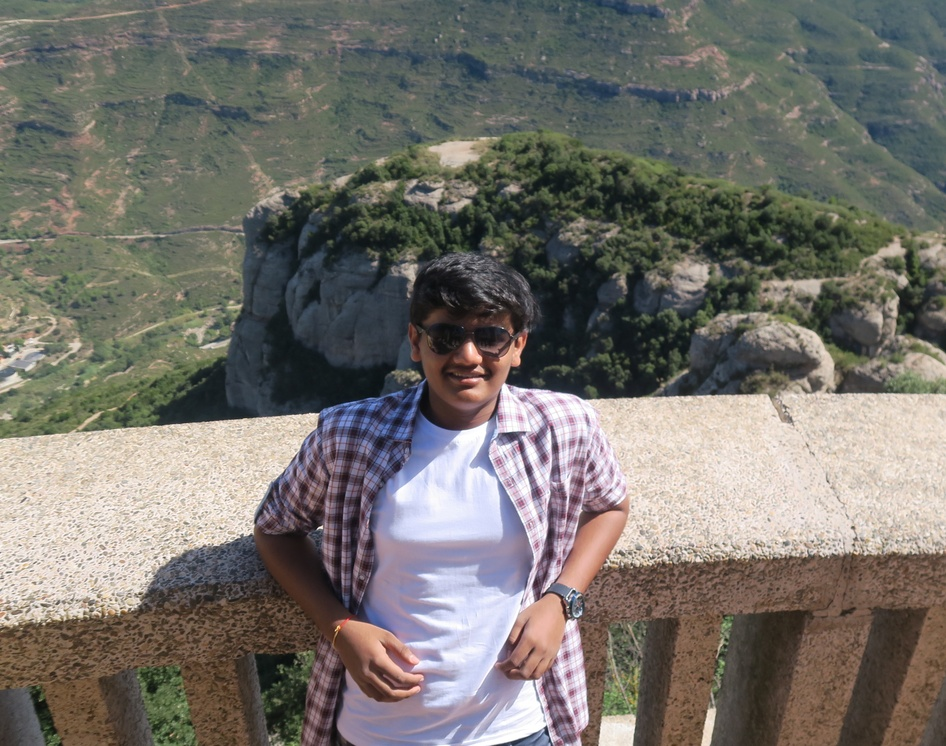
#> input picture Resources/Aayush.JPG, 946 x 746 px, shrunk from 3614 x 2852 before the run
$ python chapter1.py
#> lines starting #> are read from the running program, lines starting #| are printed output that depends on the picture; after the words box and inside, x2 and y2 are one past the last pixel; in counts of white or black regions, pixels touching at a corner belong together
# references https://youtu.be/WQeoO7MI0Bs

import cv2
print('package imported')
import numpy as np

img = cv2.imread('Resources/Aayush.JPG')
#> img is the input picture: shape (746, 946, 3); mean B, G, R 108.1, 113.9, 117.2
kernal = np.ones( (5,5), np.uint8)

imgGrey = cv2.cvtColor(img,cv2.COLOR_BGR2GRAY)
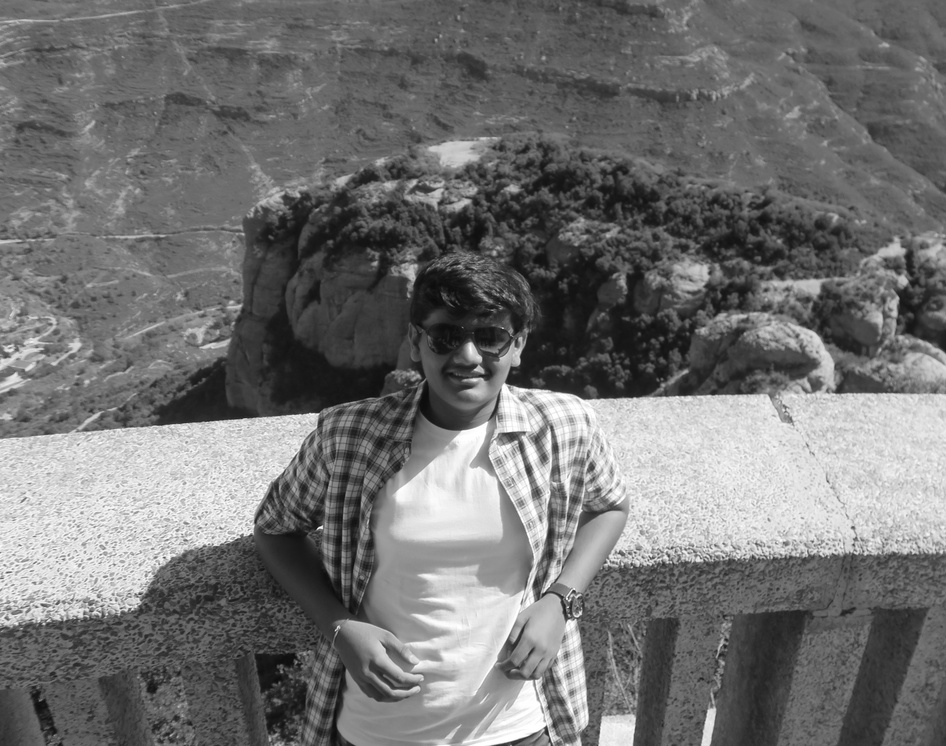
#> imgGrey: shape (746, 946); min 10, max 255, mean 114.2
imgBlur = cv2.GaussianBlur(imgGrey, (7,7) , 0)
imgCanny = cv2.Canny(img, 150, 200)
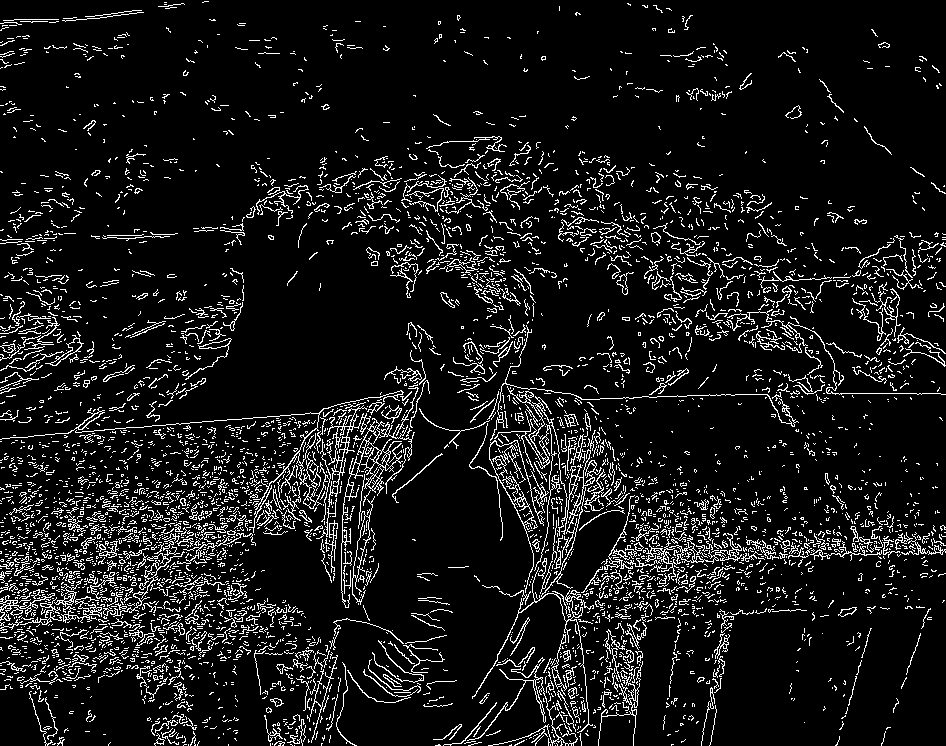
#> imgCanny: shape (746, 946); 9.1% white in thin lines or dots
imgDialation = cv2.dilate(imgCanny, kernal, iterations=1)
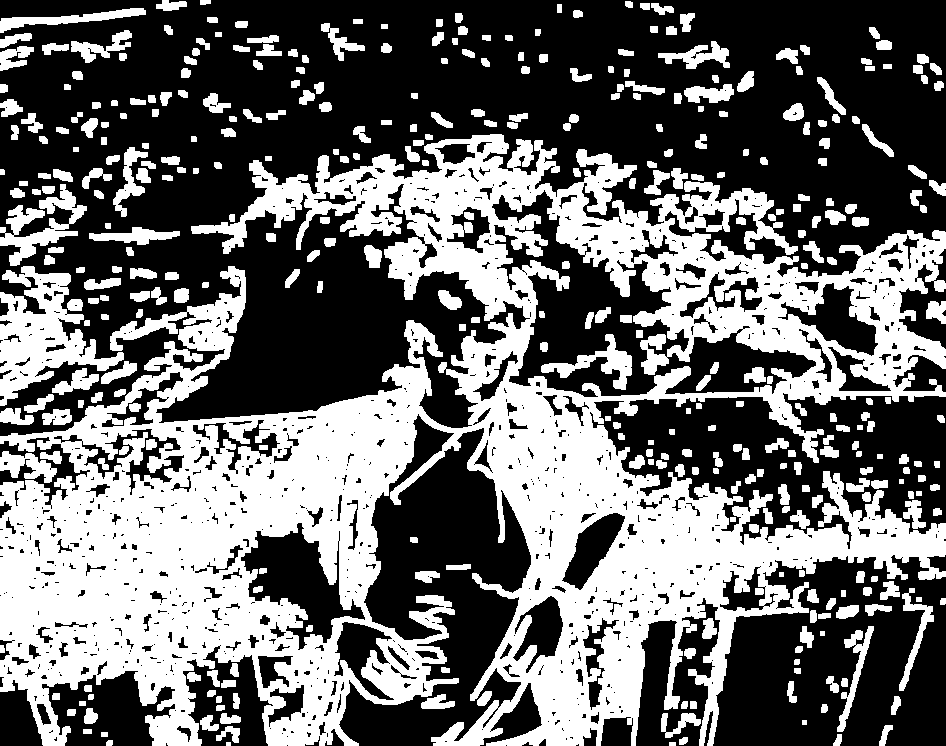
#> imgDialation: shape (746, 946); 41.6% white; 382 white regions, largest, box (x1, y1, x2, y2) and area: (0, 134, 946, 746) 237671, (0, 266, 124, 406) 7328, (0, 184, 87, 266) 2533
imgEroded = cv2.erode(imgDialation, kernal, iterations=1)
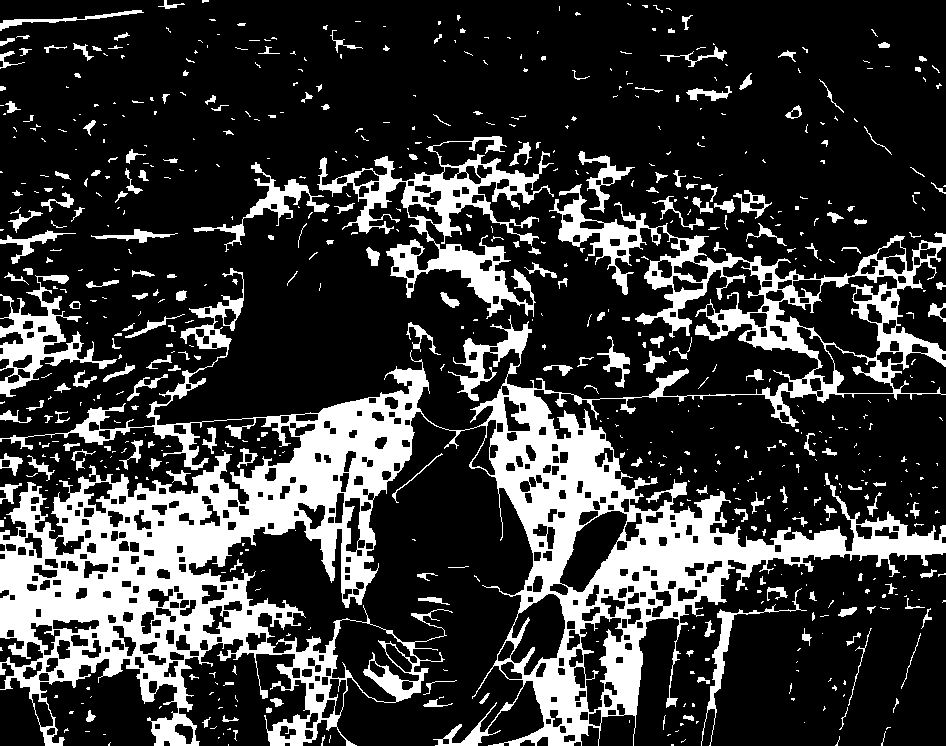
#> imgEroded: shape (746, 946); 22.2% white; 680 white regions (454 under 20 px), largest, box (x1, y1, x2, y2) and area: (0, 184, 946, 746) 119497, (317, 136, 554, 319) 10444, (0, 275, 117, 397) 3752

cv2.imshow('Grey Image',imgGrey)
cv2.imshow('Blur Image',imgBlur)
cv2.imshow('Canny Image',imgCanny)
cv2.imshow('Dialation Image',imgDialation)
cv2.imshow('Errosion Image',imgEroded)

cv2.waitKey(0)

$ run again, with Resources/cards.png saved as Resources/Aayush.JPG
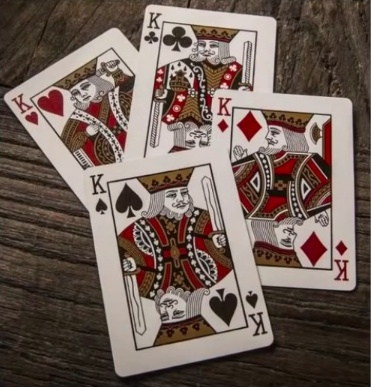
#> input picture Resources/cards.png, 371 x 387 px
#> img is the input picture: shape (387, 371, 3); mean B, G, R 88, 96.2, 112.7
#> `imgCanny = cv2.Canny(img, 150, 200)`:
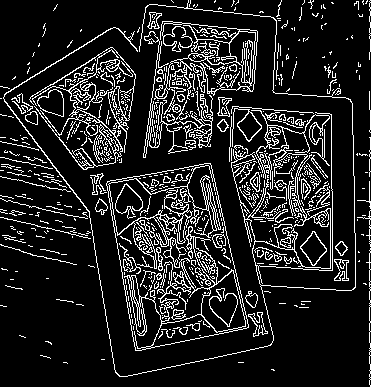
#> imgCanny: shape (387, 371); 13.4% white in thin lines or dots
#> imgDialation: shape (387, 371); 51.6% white; 191 black regions (113 under 20 px), largest, box (x1, y1, x2, y2) and area: (0, 220, 368, 387) 26522, (7, 31, 271, 374) 13372, (0, 0, 170, 86) 6833
#> `imgEroded = cv2.erode(imgDialation, kernal, iterations=1)`:
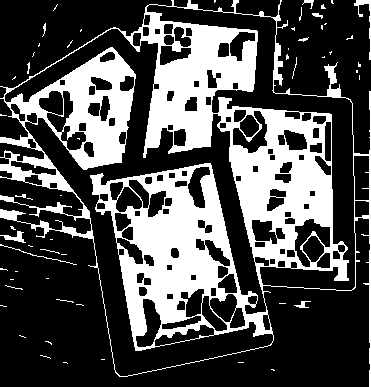
#> imgEroded: shape (387, 371); 31.1% white; 58 white regions (45 under 20 px), largest, box (x1, y1, x2, y2) and area: (0, 0, 371, 387) 43652, (354, 0, 371, 60) 186, (0, 231, 26, 243) 121
